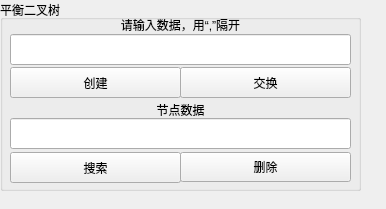
<?xml version="1.0" encoding="UTF-8"?>
<ui version="4.0">
 <class>BinaryTreeUI</class>
 <widget class="QWidget" name="BinaryTreeUI">
  <property name="geometry">
   <rect>
    <x>0</x>
    <y>0</y>
    <width>386</width>
    <height>209</height>
   </rect>
  </property>
  <property name="windowTitle">
   <string>Form</string>
  </property>
  <widget class="QGroupBox" name="groupBox">
   <property name="geometry">
    <rect>
     <x>0</x>
     <y>0</y>
     <width>361</width>
     <height>191</height>
    </rect>
   </property>
   <property name="title">
    <string>平衡二叉树</string>
   </property>
   <widget class="QPushButton" name="Button_InsertBiTreeNode">
    <property name="geometry">
     <rect>
      <x>10</x>
      <y>67</y>
      <width>171</width>
      <height>31</height>
     </rect>
    </property>
    <property name="text">
     <string>创建</string>
    </property>
   </widget>
   <widget class="QPushButton" name="Button_SearchBiTreeNode">
    <property name="geometry">
     <rect>
      <x>10</x>
      <y>152</y>
      <width>171</width>
      <height>31</height>
     </rect>
    </property>
    <property name="text">
     <string>搜索</string>
    </property>
   </widget>
   <widget class="QPushButton" name="Button_CleanBiTreeNode">
    <property name="geometry">
     <rect>
      <x>180</x>
      <y>67</y>
      <width>171</width>
      <height>31</height>
     </rect>
    </property>
    <property name="text">
     <string>交换</string>
    </property>
   </widget>
   <widget class="QPushButton" name="Button_DeleteBiTreeNode">
    <property name="geometry">
     <rect>
      <x>180</x>
      <y>152</y>
      <width>171</width>
      <height>30</height>
     </rect>
    </property>
    <property name="text">
     <string>删除</string>
    </property>
   </widget>
   <widget class="QLineEdit" name="BinaryTreeDataEdit_2">
    <property name="geometry">
     <rect>
      <x>10</x>
      <y>118</y>
      <width>341</width>
      <height>31</height>
     </rect>
    </property>
   </widget>
   <widget class="QLineEdit" name="BinaryTreeDataEdit">
    <property name="geometry">
     <rect>
      <x>10</x>
      <y>34</y>
      <width>341</width>
      <height>31</height>
     </rect>
    </property>
   </widget>
   <widget class="QLabel" name="label">
    <property name="geometry">
     <rect>
      <x>10</x>
      <y>12</y>
      <width>341</width>
      <height>25</height>
     </rect>
    </property>
    <property name="text">
     <string>请输入数据，用“,”隔开</string>
    </property>
    <property name="alignment">
     <set>Qt::AlignCenter</set>
    </property>
   </widget>
   <widget class="QLabel" name="label_2">
    <property name="geometry">
     <rect>
      <x>10</x>
      <y>100</y>
      <width>341</width>
      <height>20</height>
     </rect>
    </property>
    <property name="text">
     <string>节点数据</string>
    </property>
    <property name="alignment">
     <set>Qt::AlignCenter</set>
    </property>
   </widget>
  </widget>
 </widget>
 <resources/>
 <connections>
  <connection>
   <sender>Button_CleanBiTreeNode</sender>
   <signal>clicked()</signal>
   <receiver>BinaryTreeUI</receiver>
   <slot>on_binarytree_delete_btn_clicked()</slot>
   <hints>
    <hint type="sourcelabel">
     <x>265</x>
     <y>112</y>
    </hint>
    <hint type="destinationlabel">
     <x>357</x>
     <y>121</y>
    </hint>
   </hints>
  </connection>
  <connection>
   <sender>Button_DeleteBiTreeNode</sender>
   <signal>clicked()</signal>
   <receiver>BinaryTreeUI</receiver>
   <slot>on_binarytree_node_delete_btn_clicked()</slot>
   <hints>
    <hint type="sourcelabel">
     <x>292</x>
     <y>188</y>
    </hint>
    <hint type="destinationlabel">
     <x>322</x>
     <y>202</y>
    </hint>
   </hints>
  </connection>
  <connection>
   <sender>Button_InsertBiTreeNode</sender>
   <signal>clicked()</signal>
   <receiver>BinaryTreeUI</receiver>
   <slot>on_binarytree_create_btn_clicked()</slot>
   <hints>
    <hint type="sourcelabel">
     <x>339</x>
     <y>60</y>
    </hint>
    <hint type="destinationlabel">
     <x>442</x>
     <y>178</y>
    </hint>
   </hints>
  </connection>
  <connection>
   <sender>Button_SearchBiTreeNode</sender>
   <signal>clicked()</signal>
   <receiver>BinaryTreeUI</receiver>
   <slot>on_binarytree_node_search_btn_clicked()</slot>
   <hints>
    <hint type="sourcelabel">
     <x>178</x>
     <y>176</y>
    </hint>
    <hint type="destinationlabel">
     <x>455</x>
     <y>201</y>
    </hint>
   </hints>
  </connection>
 </connections>
 <slots>
  <slot>on_binarytree_create_btn_clicked()</slot>
  <slot>on_binarytree_delete_btn_clicked()</slot>
  <slot>on_binarytree_node_delete_btn_clicked()</slot>
  <slot>on_binarytree_SimulationTree_creat_btn_clicked()</slot>
  <slot>on_bigroottree_create_btn_clicked()</slot>
  <slot>on_bigroottree_insert_btn_clicked()</slot>
  <slot>on_bigroottree_remove_btn_clicked()</slot>
  <slot>on_Btree_create_btn_clicked()</slot>
  <slot>on_Btree_insert_btn_clicked()</slot>
  <slot>on_Btree_remove_btn_clicked()</slot>
  <slot>on_Btree_destroy_btn_clicked()</slot>
  <slot>on_binarytree_node_search_btn_clicked()</slot>
  <slot>on_Btree_search_btn_clicked()</slot>
 </slots>
</ui>
